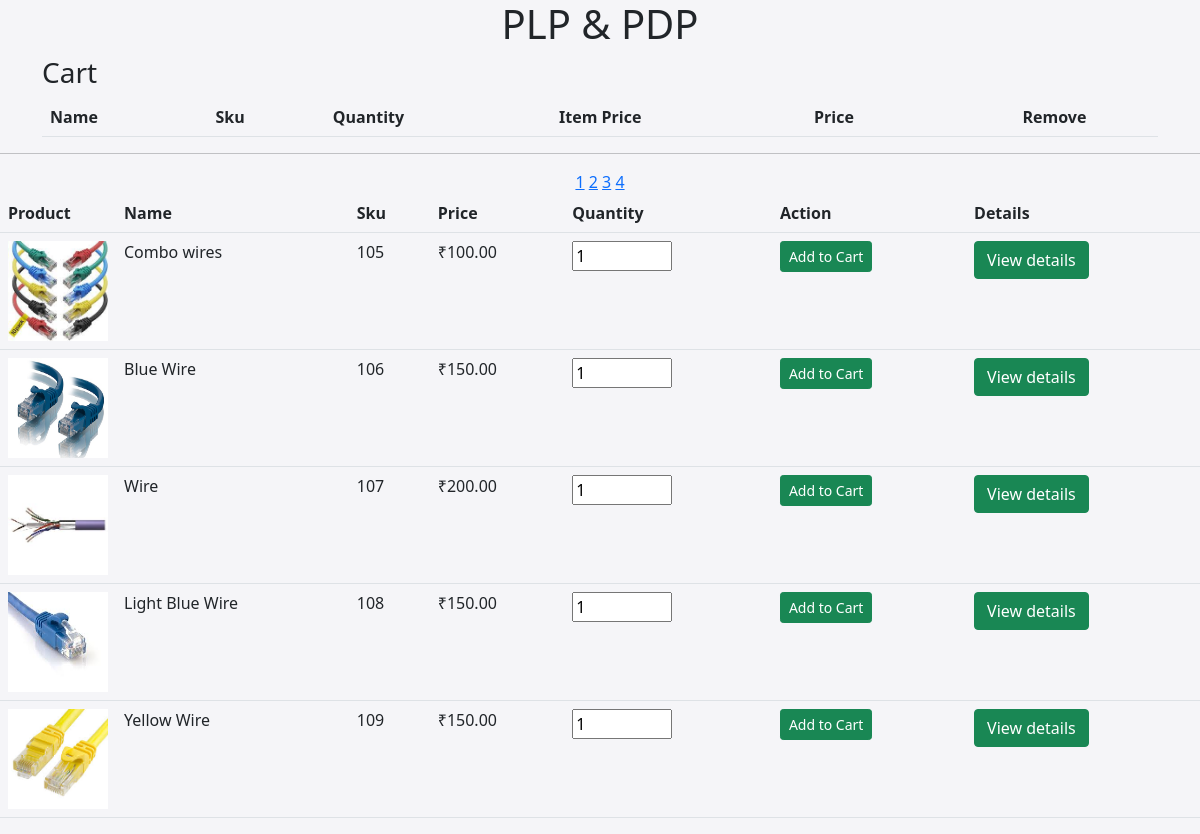
The app's page /index.php?page=2 with its own data.
### tables this page shows
CREATE TABLE `products` (
  `Id` int(8) NOT NULL,
  `Name` varchar(30) NOT NULL,
  `Sku` int(10) NOT NULL,
  `Price` double(10,2) NOT NULL,
  `Description` varchar(500) NOT NULL,
  `image` text NOT NULL
);

### function.php (the view, shortened to what this page needs)
<?php include 'Db.php' ?>
<?php
function pagination()
{
    global $connection;
    $results_per_page = 5;
    $query = 'SELECT * FROM products';
    $result = mysqli_query($connection, $query);
    $number_of_results = mysqli_num_rows($result);
    $number_of_pages = ceil($number_of_results / $results_per_page);
    if (!isset($_GET['page']))
    {
        $page = 1;
    }
    else
    {
        $page = $_GET['page'];
    }
    $this_page_first_result = ($page - 1) * $results_per_page;
    $query = 'SELECT * FROM products LIMIT ' . $this_page_first_result . ',' . $results_per_page;
    $result = mysqli_query($connection, $query);
    while ($row = mysqli_fetch_array($result))
    { ?>
      <form action="index.php?action=Add&Id=<?=$row['Id']; ?>" method="post">
          <tr>
                  <td id="product-image"><img src="<?php echo $row["image"]; ?>" width="100" height="100"></td>
                  <td><?=$row['Name']; ?></td>
                  <td><?php echo $row['Sku']; ?></td>
                  <td>₹<?=number_format($row['Price'], 2); ?></td>
                  <td> <input type="number" Name="quantity" value="1" min=1 max=1000 class="number"></td>
                  <td><input type="submit" value="Add to Cart" class="btn btn-success btn-sm"></td>
                  <td><a href="details.php?Id=<?=$row['Id']; ?>" class ="btn btn-success">View details</a></td>
    </form>
    <center>
    <?php
    }
    for ($page = 1;$page <= $number_of_pages;$page++)
    {
        echo '<a "  href="index.php?page=' . $page . '">' . $page . '</a> ';
    }
} ?>

### css/index.css (style rules this page uses)
.number { width: 100px; height: 30px; }
.body { background-color: #f5f5f8; }
#product-image { width: 100px; height: 100px; }

### records on screen
products: image (picture), Name "Combo wires", Sku "105", Price "100.00"
products: image (picture), Name "Blue Wire", Sku "106", Price "150.00"
products: image (picture), Name "Wire", Sku "107", Price "200.00"
products: image (picture), Name "Light Blue Wire", Sku "108", Price "150.00"
products: image (picture), Name "Yellow Wire", Sku "109", Price "150.00"
